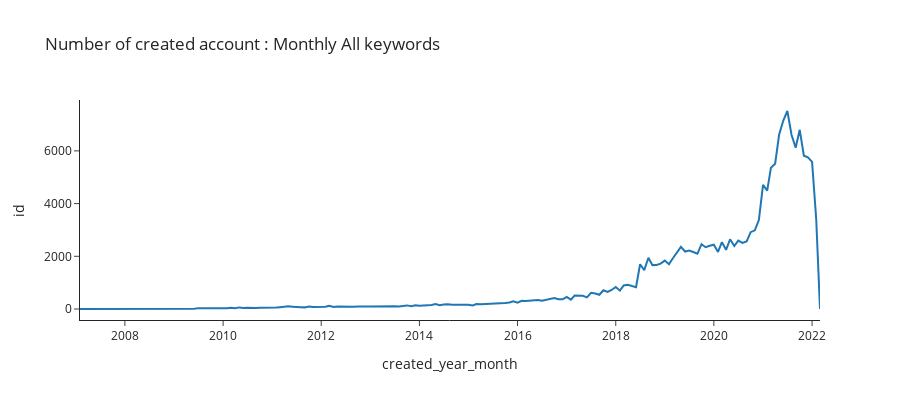

Source (notebook cell):
### Code cell
num_by_yearmonth = df_user.groupby("created_year_month").agg({"id":"count"}).reset_index()
px.line(num_by_yearmonth, x = "created_year_month", y ="id",
        title = "Number of created account : Monthly All keywords",
        width = 900, height= 400)

### Figure 1 — Plotly figure (JSON) as saved in the notebook; plotly's stock layout.template omitted (floating-point values rounded to 4 significant figures; data arrays with more than 128 entries replaced by an {"elided": "..."} marker saying what was removed)
{"data": [{"hovertemplate": "created_year_month=%{x}<br>id=%{y}<extra></extra>", "legendgroup": "", "line": {"color": "#1F77B4", "dash": "solid"}, "mode": "lines", "name": "", "orientation": "v", "showlegend": false, "type": "scatter", "x": {"elided": "167 str values"}, "xaxis": "x", "y": {"elided": "167 int values"}, "yaxis": "y"}], "layout": {"height": 400, "legend": {"tracegroupgap": 0}, "title": {"text": "Number of created account : Monthly All keywords"}, "width": 900, "xaxis": {"anchor": "y", "domain": [0, 1], "title": {"text": "created_year_month"}}, "yaxis": {"anchor": "x", "domain": [0, 1], "title": {"text": "id"}}}}
